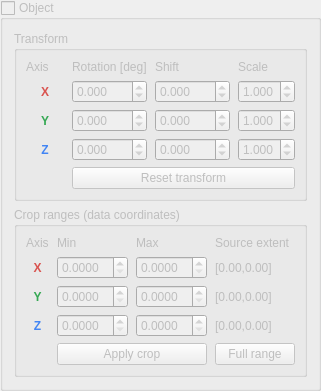
       <widget class="QGroupBox" name="groupBox_object">
        <property name="enabled">
         <bool>false</bool>
        </property>
        <property name="minimumSize">
         <size>
          <width>0</width>
          <height>300</height>
         </size>
        </property>
        <property name="title">
         <string>Object</string>
        </property>
        <property name="checkable">
         <bool>true</bool>
        </property>
        <property name="checked">
         <bool>false</bool>
        </property>
        <layout class="QVBoxLayout" name="objectLayout">
         <item>
          <widget class="QGroupBox" name="transformGroupBox">
           <property name="title">
            <string>Transform</string>
           </property>
           <layout class="QGridLayout" name="transformLayout">
            <property name="horizontalSpacing">
             <number>8</number>
            </property>
            <item row="0" column="0">
             <widget class="QLabel" name="transformAxisHeaderLabel">
              <property name="text">
               <string>Axis</string>
              </property>
             </widget>
            </item>
            <item row="0" column="1">
             <widget class="QLabel" name="rotationHeaderLabel">
              <property name="text">
               <string>Rotation [deg]</string>
              </property>
             </widget>
            </item>
            <item row="0" column="2">
             <widget class="QLabel" name="shiftHeaderLabel">
              <property name="text">
               <string>Shift</string>
              </property>
             </widget>
            </item>
            <item row="0" column="3">
             <widget class="QLabel" name="scaleHeaderLabel">
              <property name="text">
               <string>Scale</string>
              </property>
             </widget>
            </item>
            <item row="1" column="0">
             <widget class="QLabel" name="transformXLabel">
              <property name="styleSheet">
               <string notr="true">font-weight: 600; color: #d9534f;</string>
              </property>
              <property name="text">
               <string>X</string>
              </property>
              <property name="alignment">
               <set>Qt::AlignCenter</set>
              </property>
             </widget>
            </item>
            <item row="1" column="1">
             <widget class="QDoubleSpinBox" name="rotXDoubleSpinBox">
              <property name="decimals">
               <number>3</number>
              </property>
              <property name="minimum">
               <double>-360.000000000000000</double>
              </property>
              <property name="maximum">
               <double>360.000000000000000</double>
              </property>
              <property name="singleStep">
               <double>0.010000000000000</double>
              </property>
             </widget>
            </item>
            <item row="1" column="2">
             <widget class="QDoubleSpinBox" name="shiftXDoubleSpinBox">
              <property name="decimals">
               <number>3</number>
              </property>
              <property name="minimum">
               <double>-999.000000000000000</double>
              </property>
              <property name="maximum">
               <double>999.000000000000000</double>
              </property>
              <property name="singleStep">
               <double>0.010000000000000</double>
              </property>
             </widget>
            </item>
            <item row="1" column="3">
             <widget class="QDoubleSpinBox" name="scaleXDoubleSpinBox">
              <property name="decimals">
               <number>3</number>
              </property>
              <property name="minimum">
               <double>0.001000000000000</double>
              </property>
              <property name="maximum">
               <double>9.999000000000001</double>
              </property>
              <property name="singleStep">
               <double>0.010000000000000</double>
              </property>
              <property name="value">
               <double>1.000000000000000</double>
              </property>
             </widget>
            </item>
            <item row="2" column="0">
             <widget class="QLabel" name="transformYLabel">
              <property name="styleSheet">
               <string notr="true">font-weight: 600; color: #35a853;</string>
              </property>
              <property name="text">
               <string>Y</string>
              </property>
              <property name="alignment">
               <set>Qt::AlignCenter</set>
              </property>
             </widget>
            </item>
            <item row="2" column="1">
             <widget class="QDoubleSpinBox" name="rotYDoubleSpinBox">
              <property name="decimals">
               <number>3</number>
              </property>
              <property name="minimum">
               <double>-360.000000000000000</double>
              </property>
              <property name="maximum">
               <double>360.000000000000000</double>
              </property>
              <property name="singleStep">
               <double>0.010000000000000</double>
              </property>
             </widget>
            </item>
            <item row="2" column="2">
             <widget class="QDoubleSpinBox" name="shiftYDoubleSpinBox">
              <property name="decimals">
               <number>3</number>
              </property>
              <property name="minimum">
               <double>-999.000000000000000</double>
              </property>
              <property name="maximum">
               <double>999.000000000000000</double>
              </property>
              <property name="singleStep">
               <double>0.010000000000000</double>
              </property>
             </widget>
            </item>
            <item row="2" column="3">
             <widget class="QDoubleSpinBox" name="scaleYDoubleSpinBox">
              <property name="decimals">
               <number>3</number>
              </property>
              <property name="minimum">
               <double>0.001000000000000</double>
              </property>
              <property name="maximum">
               <double>9.999000000000001</double>
              </property>
              <property name="singleStep">
               <double>0.010000000000000</double>
              </property>
              <property name="value">
               <double>1.000000000000000</double>
              </property>
             </widget>
            </item>
            <item row="3" column="0">
             <widget class="QLabel" name="transformZLabel">
              <property name="styleSheet">
               <string notr="true">font-weight: 600; color: #4285f4;</string>
              </property>
              <property name="text">
               <string>Z</string>
              </property>
              <property name="alignment">
               <set>Qt::AlignCenter</set>
              </property>
             </widget>
            </item>
            <item row="3" column="1">
             <widget class="QDoubleSpinBox" name="rotZDoubleSpinBox">
              <property name="decimals">
               <number>3</number>
              </property>
              <property name="minimum">
               <double>-360.000000000000000</double>
              </property>
              <property name="maximum">
               <double>360.000000000000000</double>
              </property>
              <property name="singleStep">
               <double>0.010000000000000</double>
              </property>
             </widget>
            </item>
            <item row="3" column="2">
             <widget class="QDoubleSpinBox" name="shiftZDoubleSpinBox">
              <property name="decimals">
               <number>3</number>
              </property>
              <property name="minimum">
               <double>-999.000000000000000</double>
              </property>
              <property name="maximum">
               <double>999.000000000000000</double>
              </property>
              <property name="singleStep">
               <double>0.010000000000000</double>
              </property>
             </widget>
            </item>
            <item row="3" column="3">
             <widget class="QDoubleSpinBox" name="scaleZDoubleSpinBox">
              <property name="decimals">
               <number>3</number>
              </property>
              <property name="minimum">
               <double>0.001000000000000</double>
              </property>
              <property name="maximum">
               <double>9.999000000000001</double>
              </property>
              <property name="singleStep">
               <double>0.010000000000000</double>
              </property>
              <property name="value">
               <double>1.000000000000000</double>
              </property>
             </widget>
            </item>
            <item row="4" column="1" colspan="3">
             <widget class="QPushButton" name="resetTransformButton">
              <property name="text">
               <string>Reset transform</string>
              </property>
             </widget>
            </item>
           </layout>
          </widget>
         </item>
         <item>
          <widget class="QGroupBox" name="rangeGroupBox">
           <property name="title">
            <string>Crop ranges (data coordinates)</string>
           </property>
           <layout class="QGridLayout" name="rangeLayout">
            <property name="horizontalSpacing">
             <number>8</number>
            </property>
            <item row="0" column="0">
             <widget class="QLabel" name="rangeAxisHeaderLabel">
              <property name="text">
               <string>Axis</string>
              </property>
             </widget>
            </item>
            <item row="0" column="1">
             <widget class="QLabel" name="rangeMinHeaderLabel">
              <property name="text">
               <string>Min</string>
              </property>
             </widget>
            </item>
            <item row="0" column="2">
             <widget class="QLabel" name="rangeMaxHeaderLabel">
              <property name="text">
               <string>Max</string>
              </property>
             </widget>
            </item>
            <item row="0" column="3">
             <widget class="QLabel" name="sourceExtentHeaderLabel">
              <property name="text">
               <string>Source extent</string>
              </property>
             </widget>
            </item>
            <item row="1" column="0">
             <widget class="QLabel" name="rangeXLabel">
              <property name="styleSheet">
               <string notr="true">font-weight: 600; color: #d9534f;</string>
              </property>
              <property name="text">
               <string>X</string>
              </property>
              <property name="alignment">
               <set>Qt::AlignCenter</set>
              </property>
             </widget>
            </item>
            <item row="1" column="1">
             <widget class="QDoubleSpinBox" name="x0DoubleSpinBox">
              <property name="correctionMode">
               <enum>QAbstractSpinBox::CorrectToNearestValue</enum>
              </property>
              <property name="decimals">
               <number>4</number>
              </property>
             </widget>
            </item>
            <item row="1" column="2">
             <widget class="QDoubleSpinBox" name="x1DoubleSpinBox">
              <property name="correctionMode">
               <enum>QAbstractSpinBox::CorrectToNearestValue</enum>
              </property>
              <property name="decimals">
               <number>4</number>
              </property>
             </widget>
            </item>
            <item row="1" column="3">
             <widget class="QLabel" name="xLabel">
              <property name="text">
               <string>[0.00,0.00]</string>
              </property>
             </widget>
            </item>
            <item row="2" column="0">
             <widget class="QLabel" name="rangeYLabel">
              <property name="styleSheet">
               <string notr="true">font-weight: 600; color: #35a853;</string>
              </property>
              <property name="text">
               <string>Y</string>
              </property>
              <property name="alignment">
               <set>Qt::AlignCenter</set>
              </property>
             </widget>
            </item>
            <item row="2" column="1">
             <widget class="QDoubleSpinBox" name="y0DoubleSpinBox">
              <property name="correctionMode">
               <enum>QAbstractSpinBox::CorrectToNearestValue</enum>
              </property>
              <property name="decimals">
               <number>4</number>
              </property>
             </widget>
            </item>
            <item row="2" column="2">
             <widget class="QDoubleSpinBox" name="y1DoubleSpinBox">
              <property name="correctionMode">
               <enum>QAbstractSpinBox::CorrectToNearestValue</enum>
              </property>
              <property name="decimals">
               <number>4</number>
              </property>
             </widget>
            </item>
            <item row="2" column="3">
             <widget class="QLabel" name="yLabel">
              <property name="text">
               <string>[0.00,0.00]</string>
              </property>
             </widget>
            </item>
            <item row="3" column="0">
             <widget class="QLabel" name="rangeZLabel">
              <property name="styleSheet">
               <string notr="true">font-weight: 600; color: #4285f4;</string>
              </property>
              <property name="text">
               <string>Z</string>
              </property>
              <property name="alignment">
               <set>Qt::AlignCenter</set>
              </property>
             </widget>
            </item>
            <item row="3" column="1">
             <widget class="QDoubleSpinBox" name="z0DoubleSpinBox">
              <property name="correctionMode">
               <enum>QAbstractSpinBox::CorrectToNearestValue</enum>
              </property>
              <property name="decimals">
               <number>4</number>
              </property>
             </widget>
            </item>
            <item row="3" column="2">
             <widget class="QDoubleSpinBox" name="z1DoubleSpinBox">
              <property name="correctionMode">
               <enum>QAbstractSpinBox::CorrectToNearestValue</enum>
              </property>
              <property name="decimals">
               <number>4</number>
              </property>
             </widget>
            </item>
            <item row="3" column="3">
             <widget class="QLabel" name="zLabel">
              <property name="text">
               <string>[0.00,0.00]</string>
              </property>
             </widget>
            </item>
            <item row="4" column="1" colspan="2">
             <widget class="QPushButton" name="pushButton_render">
              <property name="enabled">
               <bool>false</bool>
              </property>
              <property name="toolTip">
               <string>Apply the edited coordinate ranges to the active dataset.</string>
              </property>
              <property name="styleSheet">
               <string notr="true">QPushButton[pending="true"] { font-weight: 600; border: 2px solid #d98b2b; }</string>
              </property>
              <property name="text">
               <string>Apply crop</string>
              </property>
              <property name="pending" stdset="0">
               <bool>false</bool>
              </property>
             </widget>
            </item>
            <item row="4" column="3">
             <widget class="QPushButton" name="resetRangesButton">
              <property name="text">
               <string>Full range</string>
              </property>
             </widget>
            </item>
           </layout>
          </widget>
         </item>
        </layout>
       </widget>
